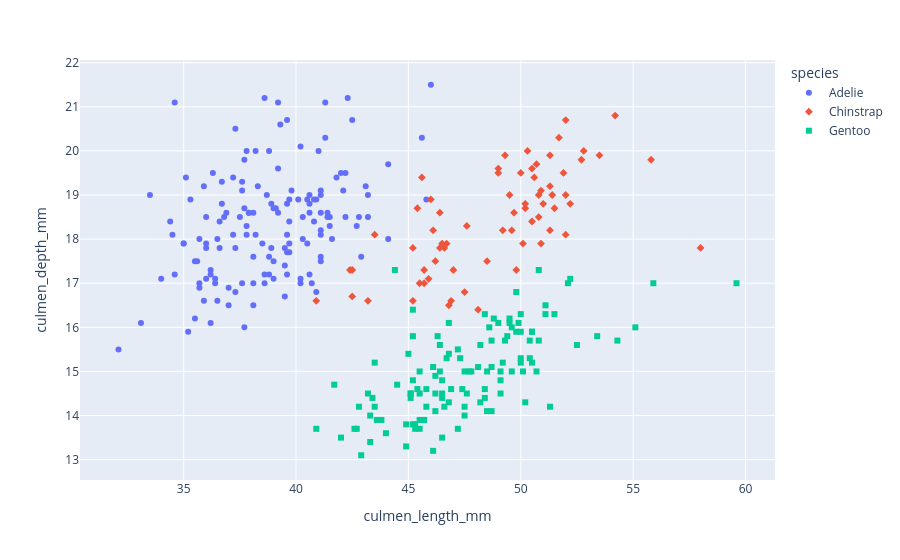

Write notebook code for a chart like this one.
### Code cell
fig = px.scatter(df, x="culmen_length_mm", y="culmen_depth_mm", color="species",symbol="species")
fig.show()

### Figure 1 — Plotly figure (JSON) as saved in the notebook; plotly's stock layout.template omitted (floating-point values rounded to 4 significant figures; data arrays with more than 128 entries replaced by an {"elided": "..."} marker saying what was removed)
{"data": [{"hovertemplate": "species=Adelie<br>culmen_length_mm=%{x}<br>culmen_depth_mm=%{y}<extra></extra>", "legendgroup": "Adelie", "marker": {"color": "#636efa", "symbol": "circle"}, "mode": "markers", "name": "Adelie", "orientation": "v", "showlegend": true, "type": "scatter", "x": {"elided": "146 float values"}, "xaxis": "x", "y": {"elided": "146 float values"}, "yaxis": "y"}, {"hovertemplate": "species=Chinstrap<br>culmen_length_mm=%{x}<br>culmen_depth_mm=%{y}<extra></extra>", "legendgroup": "Chinstrap", "marker": {"color": "#EF553B", "symbol": "diamond"}, "mode": "markers", "name": "Chinstrap", "orientation": "v", "showlegend": true, "type": "scatter", "x": [46.5, 50, 51.3, 45.4, 52.7, 45.2, 46.1, 51.3, 46, 51.3, 46.6, 51.7, 47, 52, 45.9, 50.5, 50.3, 58, 46.4, 49.2, 42.4, 48.5, 43.2, 50.6, 46.7, 52, 50.5, 49.5, 46.4, 52.8, 40.9, 54.2, 42.5, 51, 49.7, 47.5, 47.6, 52, 46.9, 53.5, 49, 46.2, 50.9, 45.5, 50.9, 50.8, 50.1, 49, 51.5, 49.8, 48.1, 51.4, 45.7, 50.7, 42.5, 52.2, 45.2, 49.3, 50.2, 45.6, 51.9, 46.8, 45.7, 55.8, 43.5, 49.6, 50.8, 50.2], "xaxis": "x", "y": [17.9, 19.5, 19.2, 18.7, 19.8, 17.8, 18.2, 18.2, 18.9, 19.9, 17.8, 20.3, 17.3, 18.1, 17.1, 19.6, 20, 17.8, 18.6, 18.2, 17.3, 17.5, 16.6, 19.4, 17.9, 19, 18.4, 19, 17.8, 20, 16.6, 20.8, 16.7, 18.8, 18.6, 16.8, 18.3, 20.7, 16.6, 19.9, 19.5, 17.5, 19.1, 17, 17.9, 18.5, 17.9, 19.6, 18.7, 17.3, 16.4, 19, 17.3, 19.7, 17.3, 18.8, 16.6, 19.9, 18.8, 19.4, 19.5, 16.5, 17, 19.8, 18.1, 18.2, 19, 18.7], "yaxis": "y"}, {"hovertemplate": "species=Gentoo<br>culmen_length_mm=%{x}<br>culmen_depth_mm=%{y}<extra></extra>", "legendgroup": "Gentoo", "marker": {"color": "#00cc96", "symbol": "square"}, "mode": "markers", "name": "Gentoo", "orientation": "v", "showlegend": true, "type": "scatter", "x": [46.1, 50, 48.7, 50, 47.6, 46.5, 45.4, 46.7, 43.3, 46.8, 40.9, 49, 45.5, 48.4, 45.8, 49.3, 42, 49.2, 46.2, 48.7, 50.2, 45.1, 46.5, 46.3, 42.9, 46.1, 47.8, 48.2, 50, 47.3, 42.8, 45.1, 59.6, 49.1, 48.4, 42.6, 44.4, 44, 48.7, 42.7, 49.6, 45.3, 49.6, 50.5, 43.6, 45.5, 50.5, 44.9, 45.2, 46.6, 48.5, 45.1, 50.1, 46.5, 45, 43.8, 45.5, 43.2, 50.4, 45.3, 46.2, 45.7, 54.3, 45.8, 49.8, 49.5, 43.5, 50.7, 47.7, 46.4, 48.2, 46.5, 46.4, 48.6, 47.5, 51.1, 45.2, 45.2, 49.1, 52.5, 47.4, 50, 44.9, 50.8, 43.4, 51.3, 47.5, 52.1, 47.5, 52.2, 45.5, 49.5, 44.5, 50.8, 49.4, 46.9, 48.4, 51.1, 48.5, 55.9, 47.2, 49.1, 46.8, 41.7, 53.4, 43.3, 48.1, 50.5, 49.8, 43.5, 51.5, 46.2, 55.1, 48.8, 47.2, 46.8, 50.4, 45.2, 49.9], "xaxis": "x", "y": [13.2, 16.3, 14.1, 15.2, 14.5, 13.5, 14.6, 15.3, 13.4, 15.4, 13.7, 16.1, 13.7, 14.6, 14.6, 15.7, 13.5, 15.2, 14.5, 15.1, 14.3, 14.5, 14.5, 15.8, 13.1, 15.1, 15, 14.3, 15.3, 15.3, 14.2, 14.5, 17, 14.8, 16.3, 13.7, 17.3, 13.6, 15.7, 13.7, 16, 13.7, 15, 15.9, 13.9, 13.9, 15.9, 13.3, 15.8, 14.2, 14.1, 14.4, 15, 14.4, 15.4, 13.9, 15, 14.5, 15.3, 13.8, 14.9, 13.9, 15.7, 14.2, 16.8, 16.2, 14.2, 15, 15, 15.6, 15.6, 14.8, 15, 16, 14.2, 16.3, 13.8, 16.4, 14.5, 15.6, 14.6, 15.9, 13.8, 17.3, 14.4, 14.2, 14, 17, 15, 17.1, 14.5, 16.1, 14.7, 15.7, 15.8, 14.6, 14.4, 16.5, 15, 17, 15.5, 15, 16.1, 14.7, 15.8, 14, 15.1, 15.2, 15.9, 15.2, 16.3, 14.1, 16, 16.2, 13.7, 14.3, 15.7, 14.8, 16.1], "yaxis": "y"}], "layout": {"autosize": true, "legend": {"title": {"text": "species"}, "tracegroupgap": 0}, "margin": {"t": 60}, "xaxis": {"anchor": "y", "autorange": true, "domain": [0, 1], "range": [30.46, 61.24], "title": {"text": "culmen_length_mm"}, "type": "linear"}, "yaxis": {"anchor": "x", "autorange": true, "domain": [0, 1], "range": [12.45, 22.15], "title": {"text": "culmen_depth_mm"}, "type": "linear"}}}
